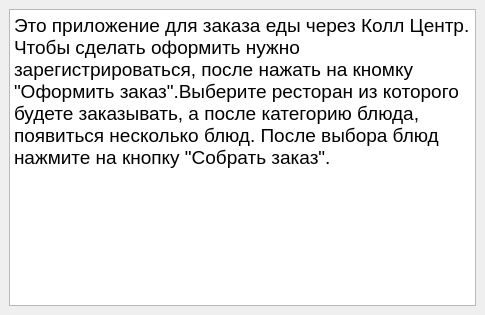
<?xml version="1.0" encoding="UTF-8"?>
<ui version="4.0">
 <class>MainWindow</class>
 <widget class="QMainWindow" name="MainWindow">
  <property name="geometry">
   <rect>
    <x>0</x>
    <y>0</y>
    <width>485</width>
    <height>315</height>
   </rect>
  </property>
  <property name="windowTitle">
   <string>MainWindow</string>
  </property>
  <widget class="QWidget" name="centralwidget">
   <layout class="QGridLayout" name="gridLayout">
    <item row="0" column="0">
     <widget class="QTextBrowser" name="textBrowser">
      <property name="html">
       <string>&lt;!DOCTYPE HTML PUBLIC &quot;-//W3C//DTD HTML 4.0//EN&quot; &quot;http://www.w3.org/TR/REC-html40/strict.dtd&quot;&gt;
&lt;html&gt;&lt;head&gt;&lt;meta name=&quot;qrichtext&quot; content=&quot;1&quot; /&gt;&lt;style type=&quot;text/css&quot;&gt;
p, li { white-space: pre-wrap; }
&lt;/style&gt;&lt;/head&gt;&lt;body style=&quot; font-family:'MS Shell Dlg 2'; font-size:7.8pt; font-weight:400; font-style:normal;&quot;&gt;
&lt;p style=&quot; margin-top:0px; margin-bottom:0px; margin-left:0px; margin-right:0px; -qt-block-indent:0; text-indent:0px;&quot;&gt;&lt;span style=&quot; font-size:14pt;&quot;&gt;Это приложение для заказа еды через Колл Центр. &lt;br /&gt;Чтобы сделать оформить нужно зарегистрироваться, после нажать на кномку &amp;quot;Оформить заказ&amp;quot;.Выберите ресторан из которого будете заказывать, а после категорию блюда, появиться несколько блюд. После выбора блюд нажмите на кнопку &amp;quot;Собрать заказ&amp;quot;.&lt;/span&gt;&lt;/p&gt;
&lt;p align=&quot;justify&quot; style=&quot;-qt-paragraph-type:empty; margin-top:0px; margin-bottom:0px; margin-left:0px; margin-right:0px; -qt-block-indent:0; text-indent:0px; font-size:14pt;&quot;&gt;&lt;br /&gt;&lt;/p&gt;&lt;/body&gt;&lt;/html&gt;</string>
      </property>
     </widget>
    </item>
   </layout>
  </widget>
 </widget>
 <resources/>
 <connections/>
</ui>
